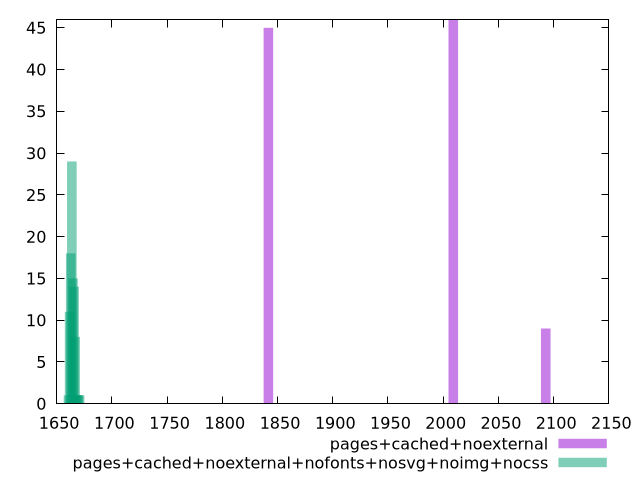

Source code (gnuplot):
$_pagesCachedNoexternal <<EOF
1841.715908022957 45
2009.1446269341347 46
2092.8589863897237 9
EOF
$_pagesCachedNoexternalNofontsNosvgNoimgNocss <<EOF
1662.7648866653258 18
1663.7665522597026 29
1666.7715490428327 8
1664.7682178540792 15
1665.769883448456 14
1668.7748802315862 1
1670.7782114203394 1
1661.7632210709492 11
1667.7732146372093 1
1660.7615554765725 1
1669.7765458259628 1
EOF
set key outside below
set terminal pngcairo
set output "report_00006_2020-11-02T20-21-41.718Z/first-contentful-paint/first-contentful-paint_pages+cached+noexternal_pages+cached+noexternal+nofonts+nosvg+noimg+nocss+hist.png"
set boxwidth 8.641948618263022
set style fill transparent solid 0.5 noborder
set yrange [0:46]
plot $_pagesCachedNoexternal title "pages+cached+noexternal" with boxes ,$_pagesCachedNoexternalNofontsNosvgNoimgNocss title "pages+cached+noexternal+nofonts+nosvg+noimg+nocss" with boxes ,
